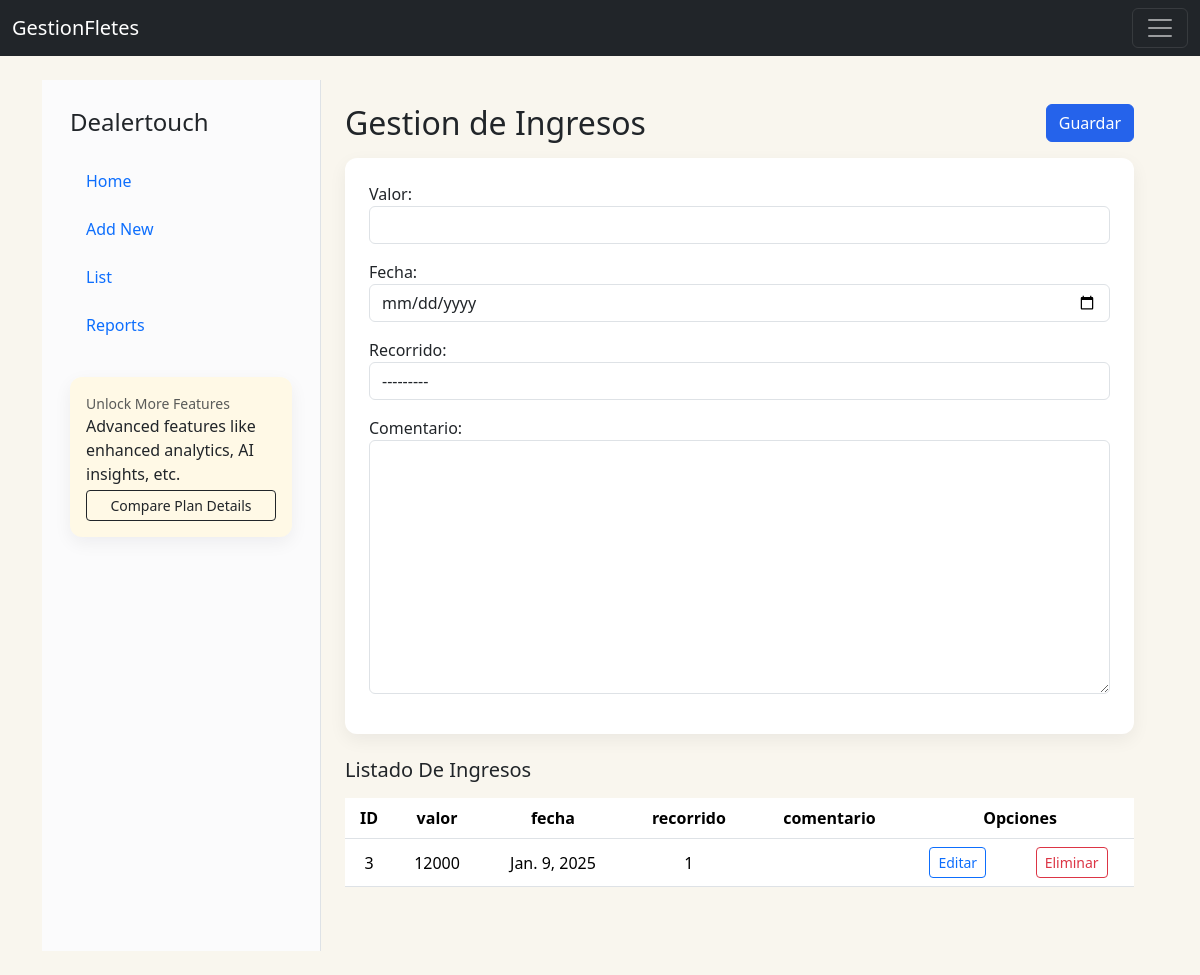
Page /IngEgr/registrarIngresos/ (signed in) on the committed database.
### IngresosEgresos/models.py (models this page shows, shortened)
class Ingresos(models.Model):
    ingresoID = models.AutoField(primary_key=True)
    valor = models.PositiveIntegerField()
    fecha = models.DateField()
    recorrido = models.ForeignKey(Recorridos, on_delete=models.CASCADE, null=True)
    comentario = models.TextField(max_length=50, null=True)

### CrudRecorridos/models.py (models this page shows)
class Recorridos(models.Model):
    recorridoID = models.AutoField(primary_key=True)
    conductor = models.ForeignKey(Conductores, on_delete=models.CASCADE)
    vehiculo = models.ForeignKey(Vehiculos, on_delete=models.CASCADE)
    fecha = models.DateField()
    direccionOrigen = models.CharField(max_length=50)
    direccionDestino = models.CharField(max_length=50)
    carga = models.TextField(max_length=100)
    detalle = models.TextField(max_length=100, null=True)
    distancia_km = models.FloatField(null=True, blank=True, help_text='Distancia recorrida en km')
    gps_data = models.JSONField(null=True, blank=True, help_text='Datos GPS del recorrido (lista de puntos, GPX, etc)')
    def __str__(self):
        texto= "{0} {1} {2} {3} {4} {5} {6} {7}"
        return texto.format(self.recorridoID, self.conductor, self.vehiculo, self.fecha, self.direccionOrigen, self.direccionDestino, self.carga, self.detalle)

### IngresosEgresos/views.py (the view)
# urls.py: path('registrarIngresos/', views.registrarIngresos,name='registrarIngresos'),
@login_required
def registrarIngresos(request):
    ingresos = Ingresos.objects.all()
    if request.method == 'POST':
        form = IngresosForm(request.POST)
        if form.is_valid():
            form.save()
            messages.success(request, 'Ingreso Registrado Correctamente!')
            return redirect('registrarIngresos')
        else:
            messages.error(request, 'Error al registrar el ingreso. Por favor, verificar los datos.')
            return render(request,'gestionIngresos.html', {"form":form, "ingresos":ingresos})
    else:
        form = IngresosForm()
        return render(request,'gestionIngresos.html', {"form":form, "ingresos":ingresos})

### IngresosEgresos/forms.py
class IngresosForm(forms.ModelForm):
    class Meta:
        model = Ingresos
        fields = ['valor', 'fecha', 'recorrido', 'comentario']
    def __init__(self, *args, **kwargs):
        super(IngresosForm, self).__init__(*args, **kwargs)
        self.fields['comentario'].required = False

### CrudConductores/models.py (called while the page is built)
    def __str__(self):
        texto= "{0} {1} {2} {3} {4} {5} {6}"
        return texto.format(self.conductorID, self.rut, self.nombre, self.apellido, self.fechaNacimiento, self.direccion, self.licencia)

### CrudVehiculos/models.py (called while the page is built)
    def __str__(self):
        texto= "{0} {1} {2} {3} {4} {5} {6}"
        return texto.format(self.vehiculoID, self.patente, self.marca, self.modelo, self.fechaAdquisicion, self.estado, self.comentario)

### IngresosEgresos/templates/gestionIngresos.html (shortened to what this page needs)
{% extends "partials/gestion_layout.html" %}
{% load widget_tweaks %}
{% block gestion_header %}
        <div class="d-flex align-items-start mb-3">
            <div>
                <h2 class="mb-0">Gestion de Ingresos</h2>
            </div>
            <div class="ms-auto">
                <button form="ingresosForm" type="submit" class="btn btn-primary">Guardar</button>
            </div>
        </div>
{% endblock %}
{% block gestion_body %}
        <form id="ingresosForm" action="{% url 'registrarIngresos' %}" method="post">
            <div class="mb-3">
                {{ form.valor.label_tag }}
                {% render_field form.valor class="form-control" %}
            </div>
            <div class="mb-3">
                {{ form.fecha.label_tag }}
                {% render_field form.fecha class="form-control" type="date" %}
            </div>
            <div class="mb-3">
                {{ form.recorrido.label_tag }}
                {% render_field form.recorrido class="form-control" %}
            </div>
            <div class="mb-3">
                {{ form.comentario.label_tag }}
                {% render_field form.comentario class="form-control" %}
            </div>
        </form>
    {% endblock %}
    {% block gestion_after %}
        <h5>Listado De Ingresos</h5>
        <div class="table responsive py-2">
            <table class="table table-hover">
                <thead>
                    <tr>
                        <th>ID</th>
                        <th>valor</th>
                        <th>fecha</th>
                        <th>recorrido</th>
                        <th>comentario</th>
                        <th colspan="2">Opciones</th>
                    </tr>
                </thead>
                <tbody>
                    {% for ingreso in ingresos %}
                        <tr>
                            <td>{{ingreso.ingresoID}}</td>
                            <td>{{ingreso.valor}}</td>
                            <td>{{ingreso.fecha}}</td>
                            <td>{{ingreso.recorrido.recorridoID}}</td>
                            <td>{{ingreso.comentario}}</td>
                            <td><a href ="{%url 'editarIngresos' ingreso.ingresoID %}" class = "btn btn-sm btn-outline-primary" >Editar </a></td>
                            <td><a href ="{%url 'eliminarIngresos' ingreso.ingresoID %}" class = "btn btn-sm btn-outline-danger btnEliminacion" >Eliminar </a></td>
                        </tr>
                    {% empty %}
                        <tr><td colspan="7">No ingresos registrados.</td></tr>
                    {% endfor %}
                </tbody>
            </table>
        </div>
    {% endblock %}

### Home/static/css/gestionFletes.css (style rules this page uses)
th, td { text-align: center; vertical-align: middle; }
body { background-color: #F9F6EE; }
.btn-primary { background: #2563eb; border-color:#2563eb }

### rows in the picture
Ingresos: ingresoID "3", valor "12000", fecha "Jan. 9, 2025", recorrido.recorridoID "1"
